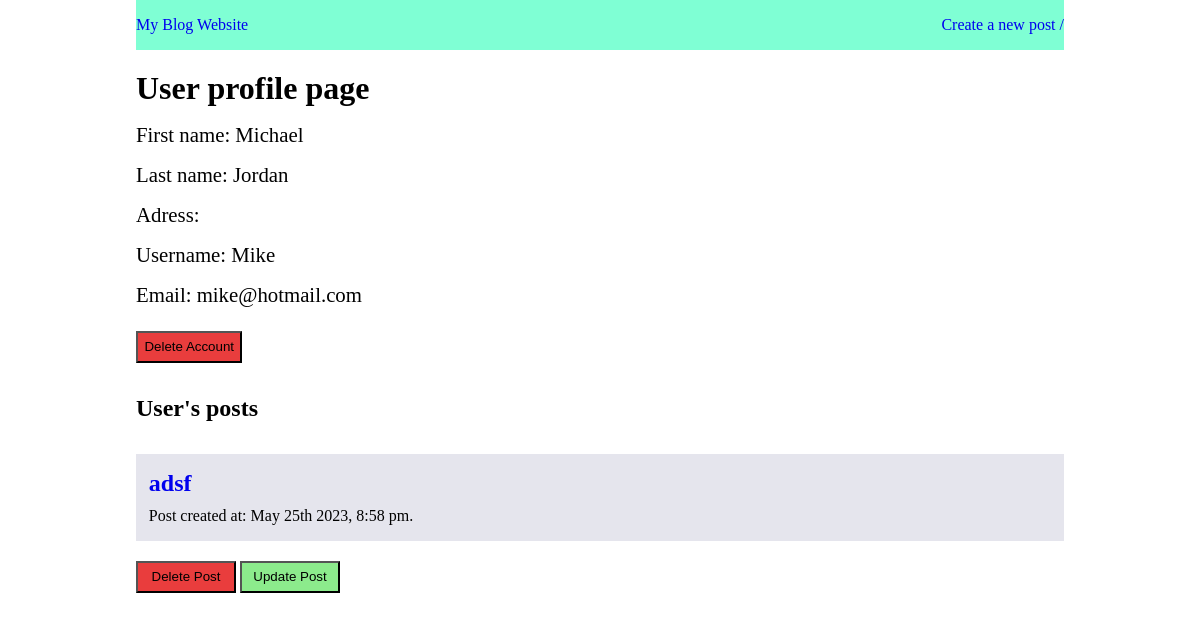
/profile/Mike, run on the app's committed database.
### blog.py (models this page shows, shortened)
class User(db.Model):
    id = db.Column(db.Integer, primary_key=True)
    first_name = db.Column(db.String, nullable=False)
    last_name = db.Column(db.String, nullable=False)
    username = db.Column(db.String, nullable=False, unique=True)
    address = db.Column(db.String, nullable=True)
    email = db.Column(db.String, nullable=False, unique=True)
    def user_details(self):
        user_information = {
            "id": self.id,
            "first_name": self.first_name,
            "last_name": self.last_name,
            "username": self.username,
            "address": self.address,
            "email": self.email,
        }
        return user_information

class Post(db.Model):
    id = db.Column(
        db.Integer, primary_key=True)  # id column in the table in the database
    title = db.Column(db.String, nullable=False)
    content = db.Column(db.String, nullable=False)
    date_posted = db.Column(
        db.DateTime, default=datetime.utcnow, nullable=False)
    user_id = db.Column(db.Integer, nullable=False)

### blog.py (the view)
@app.route('/profile/<username>', methods=['GET'])
def user_profile(username):  # pass the dynamic part to the function
    user = User.query.filter_by(username=username).first()
    if user:  # This will only run if the user is found.
        posts = Post.query.filter_by(user_id=user.id).all()
    if user is None:  # If the user in line 150 is None, then render the user_status.html with a status of User not found.
        status = f'User not found.'
        return render_template("user_status.html", user_status=status)
    return render_template("profile.html", user_details=user.user_details(), blogs=posts)

### templates/profile.html (shortened to what this page needs)
<!DOCTYPE html>
<html lang="en">
<head>
    <link rel= "stylesheet" type= "text/css" href= "{{ url_for('static',filename='style.css')}}">
</head>
<body>
    <div class="container">
        <nav>
            <div class="home_link">
                <a href="/homepage">My Blog Website</a>
            </div>
            <div class="nav_link">
                <a href="/create_post">Create a new post /</a>
            </div>
        </nav>
        <main>
            <h1>User profile page</h1>
            <section id="user_details">
                <p class="firstname">First name: {{user_details.first_name}}</p>
                <p class="lastname">Last name: {{user_details.last_name}}</p>
                <p class="address">Adress: {{user_details.address}}</p>
                <p class="username">Username: {{user_details.username}}</p>
                <p class="email">Email: {{user_details.email}}</p>
            </section>
            <div class="delete_item">
                <a href="{{url_for('delete_user', username=user_details.username)}}" id="delete_user"><button id="delete_button">Delete Account</button></a>
            </div>
            <h2  id="user_post">User's posts</h2>
            <section>
                {% for blog in blogs %}
                <article class="post">
                    <a href="{{url_for('get_post', title=blog.title)}}"><h2>{{blog.title}}</h2></a>
                    <p>Post created at: {{ moment(blog.date_posted).format('MMMM Do YYYY, h:mm a') }}.</p>
                </article>
                    <div class="decide">
                        <a href="{{url_for('delete_post', id=blog.id, user_id=user_details.id) }}"><button id="delete_button">Delete Post</button></a>
                        <a href="{{url_for('update_post', id=blog.id) }}"><button id="update_button">Update Post</button></a>
                    </div>
                {% endfor %}
            </section>
        </main>
    </div>
</body>
</html>

### static/style.css (style rules this page uses)
*, *::after, *::before { padding: 0; margin: 0; box-sizing: border-box; }
html { font-size: 16px; }
.container { width: 80%; max-width: 1128px; margin: auto; padding: 0 1rem; }
a { text-decoration: none; }
nav { display: flex; justify-content: space-between; padding-top: 16px; padding-bottom: 16px; margin-bottom: 20px; background-color: aquamarine; }
.post { margin: 20px 0; background-color: rgba(198, 198, 216, 0.45); padding: 1em 0; padding-left: 0.8em; }
.post p { margin-top: 10px; }
.delete_item { margin-top: 1.5rem; }
#user_post { margin: 2rem 0; }
#delete_button { min-width: 100px; padding: 0.4rem; background-color: rgb(233, 61, 61); }
#user_details p { margin-top: 1rem; font-size: 1.3rem; }
#update_button { min-width: 100px; padding: 0.4rem; background-color: rgb(140, 235, 140); }

### data on the page
User: first_name "Michael", last_name "Jordan", username "Mike", email "mike@hotmail.com"
Post: title "adsf", date_posted "May 25th 2023, 8:58 pm"
